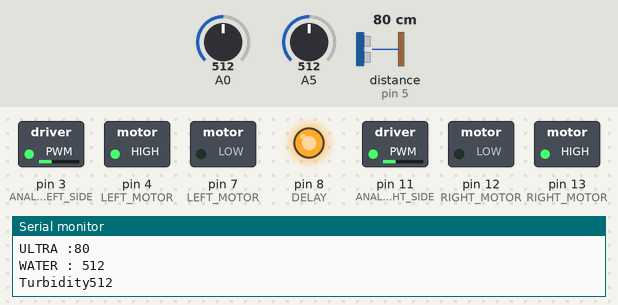
This sketch was run on a simulated Arduino Uno, built with avr-gcc and run on an emulated ATmega328P. Shown: switched loads named in the sketch (green lamp = pin HIGH), output pins drawn as LEDs (lit = HIGH), the last lines printed to the serial monitor. Wiring (inferred from the names in the program): ultrasonic range finder: trigger pin 6; echo pin 5. Inputs (shaded band) come from the test bench; at power-on: distance to the obstacle (sensor on pin 5) 80 cm, A0 = 512, A5 = 512. The echo pulse lasts 58.3 µs per cm; pins used as bus, display or sensor lines are not drawn.

Above: at 1.2 s.
1.3 s: distance to the obstacle (sensor on pin 5) set to 17 cm
4.3 s: distance to the obstacle (sensor on pin 5) set to 14 cm
At 4.8 s:
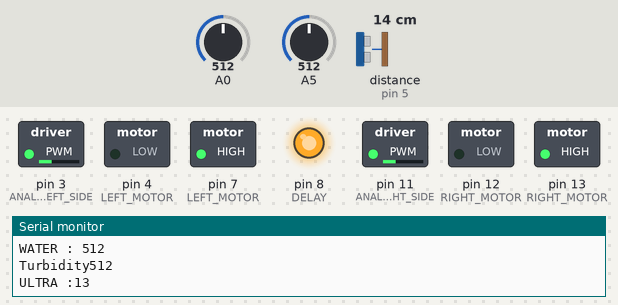
5.8 s: A0 set to 11
7.3 s: A0 set to 8
10.3 s: A5 set to 106
11.8 s: A5 set to 93
Timing chart, 0 to 14.8 s (numbered marks = the images above; inputs shaded):
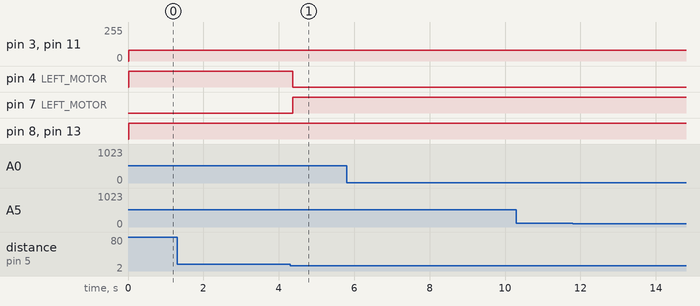

Measured:
- the behaviour switches between 16 and 15 cm on distance to the obstacle (sensor on pin 5) (found by bisection; images 0 and 1)
- after the input at 4.3 s, pin 4 (LEFT_MOTOR): HIGH → LOW after 0.07 s; pin 7 (LEFT_MOTOR): LOW → HIGH after 0.07 s

The sketch:

MEGALODON.ino
```cpp
//THIS CODE IS FOR THE ROBOT'S ROLL AND DRIVING
int U;//VARIABLE FOR ULTRASONIC SENSOR
int W;//VARIABLE FOR WATER SENSOR
int T;//VARIABLE FOR TURBIDITY SENSOR

float checkdistance_6_5() {
  digitalWrite(6, LOW);
  delayMicroseconds(2);
  digitalWrite(6, HIGH);
  delayMicroseconds(10);
  digitalWrite(6, LOW);
  float distance = pulseIn(5, HIGH) / 58.00;
  delay(10);
  return distance;
}

void forward() {
  analogWrite(3,80);
  digitalWrite(4,HIGH);
  digitalWrite(7,LOW);
  analogWrite(11,80);
  digitalWrite(12,LOW);
  digitalWrite(13,HIGH);
}

void left() {
  analogWrite(3,80);
  digitalWrite(4,LOW);
  digitalWrite(7,HIGH);
  analogWrite(11,80);
  digitalWrite(12,LOW);
  digitalWrite(13,HIGH);
}

void stop() {
  analogWrite(3,0);
  digitalWrite(4,LOW);
  digitalWrite(7,LOW);
  analogWrite(11,0);
  digitalWrite(12,LOW);
  digitalWrite(13,LOW);
}

void right() {
  analogWrite(3,80);
  digitalWrite(4,LOW);
  digitalWrite(7,HIGH);
  analogWrite(11,80);
  digitalWrite(12,HIGH);
  digitalWrite(13,LOW);
}

void setup(){
  U = 0;
  W = 0;
  T = 0;
  pinMode(6, OUTPUT);//ULTRASONIC TRIG
  pinMode(5, INPUT);//ULTRASONIC ECHO
  Serial.begin(9600);
  pinMode(8, OUTPUT);//DELAY
  pinMode(3,OUTPUT);//ANALOG LEFT SIDE
  pinMode(4, OUTPUT);//LEFT MOTOR
  pinMode(7, OUTPUT);//LEFT MOTOR
  pinMode(11,OUTPUT);//ANALOG RIGHT SIDE
  pinMode(12, OUTPUT);//RIGHT MOTOR
  pinMode(13, OUTPUT);//RIGHT MOTOR
}

void loop(){
  U = checkdistance_6_5();
  W = analogRead(A5);
  T = analogRead(A0);
  Serial.println(String("ULTRA :") + String(U));
  Serial.println(String("WATER : ") + String(W));
  Serial.println(String("Turbidity") + String(T));
  if (U > 15) {
    forward();

  } else if (U < 15) {
    left();
  }
  if (W < 305 && T >= 780) {
    digitalWrite(8,LOW);

  } else if (W > 305 && T >= 780) {
    digitalWrite(8,HIGH);
  } else if (W > 305 && T < 780) {
    digitalWrite(8,HIGH);
  } else {
    digitalWrite(8,HIGH);

  }

}
```
